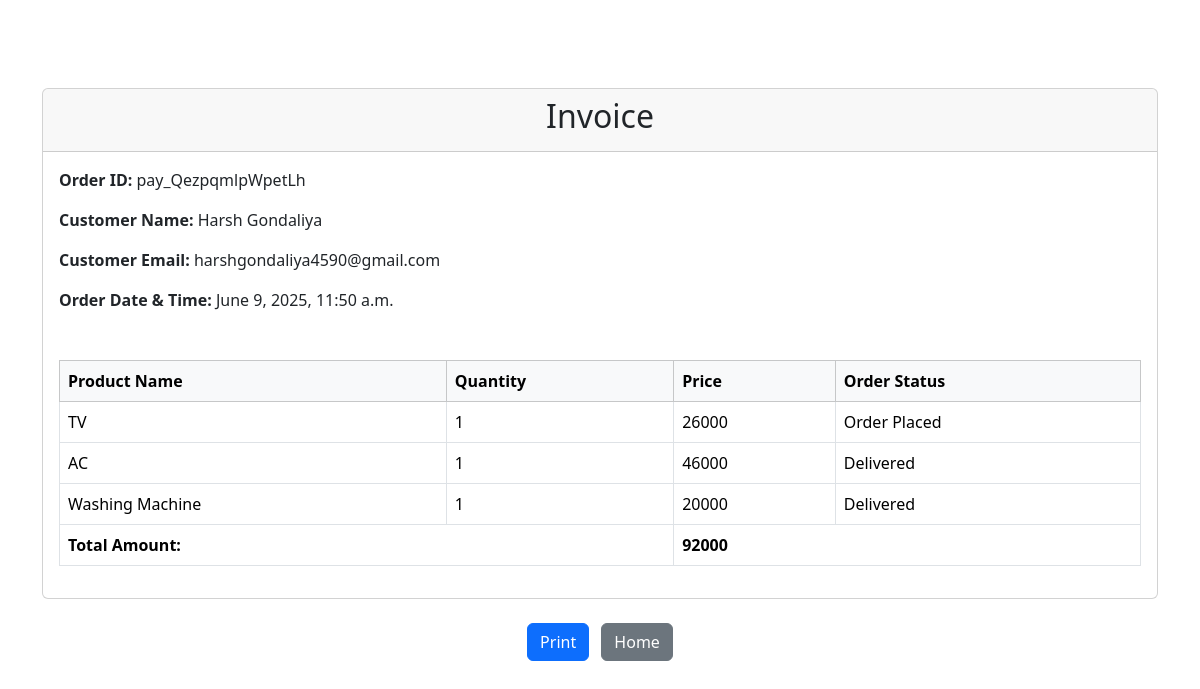
Page /single_invoice/?id=106 (signed in) on the committed database.
### app1/models.py (models this page shows, shortened)
class Order(models.Model):
    prods = models.ManyToManyField(Cart)
    user = models.ForeignKey(Registration,on_delete=models.CASCADE)
    date_time = models.DateTimeField(auto_now=True)
    payment_mode = models.CharField(max_length=50)
    transaction_id = models.CharField(max_length=100,blank=True,null=True)
    total_amount = models.PositiveIntegerField()
    add = models.TextField()
    mob = models.CharField(max_length=10)
    city = models.CharField(max_length=50)
    state = models.CharField(max_length=50)
    pin_code = models.CharField(max_length=6)
    ordered = models.BooleanField(default=False)

class Registration(models.Model):
    name = models.CharField(max_length=50)
    email = models.EmailField(max_length=50)
    add = models.CharField(max_length=50)
    mob = models.CharField(max_length=50)
    password = models.CharField(max_length=8)

class Cart(models.Model):
    pro = models.ForeignKey(Product,on_delete=models.CASCADE)
    user = models.ForeignKey(Registration,on_delete=models.CASCADE)
    qty = models.PositiveBigIntegerField()
    total_amount = models.PositiveIntegerField()
    order_id = models.PositiveBigIntegerField(default=0)
    ordered = models.BooleanField(default=False)
    status = models.CharField(choices=STATUS,verbose_name="Order Status",default="Pending")

class Product(models.Model):
    added_by = models.ForeignKey(SellerRegistration,on_delete=models.CASCADE,blank=True,null=True)
    name = models.CharField(max_length=50)
    price = models.PositiveIntegerField()
    stock = models.PositiveIntegerField(default=0)
    image = models.ImageField(upload_to='pro_img')
    description = models.TextField(max_length=500)
    category = models.ForeignKey(Category, on_delete=models.CASCADE)

### app1/views.py (the view)
# urls.py: path('single_invoice/',single_invoice,name='single_invoice'),
def single_invoice(request):
    if 'login' in request.session:
        id = request.GET['id']
        order = get_object_or_404(Order,id=id)
        param = {'order':order}
        return render(request,"invoice.html",param)
    else:
        return redirect('login')

### app1/templates/invoice.html (shortened to what this page needs)
<!DOCTYPE html>
<html lang="en">
<head>
  <link href="https://cdn.jsdelivr.net/npm/bootstrap@5.3.3/dist/css/bootstrap.min.css" rel="stylesheet">
  <link rel="stylesheet" href="https://cdn.jsdelivr.net/npm/bootstrap-icons@1.10.5/font/bootstrap-icons.css">
</head>
<body class="container mt-5">
    <div class="card">
        <div class="card-header text-center">
            <h2>Invoice</h2>
        </div>
        <div class="card-body" >
            <p><strong>Order ID: </strong>{{order.transaction_id}}</p>
            <p><strong>Customer Name: </strong>{{order.user.name}}</p>
            <p><strong>Customer Email: </strong>{{order.user.email}}</p>
            <p><strong>Order Date & Time: </strong>{{order.date_time}}</p>
            <table class="table table-bordered mt-5 ">
                <thead class="table-light ">
                    <tr>
                        <th>Product Name</th>
                        <th>Quantity</th>
                        <th>Price</th>
                        <th>Order Status</th>
                    </tr>
                </thead>
                <tbody>
                    {% for item in order.prods.all %}
                    <tr>
                        <td>{{item.pro.name}}</td>
                        <td>{{item.qty}}</td>
                        <td>{{item.pro.price}}</td>
                        <td>{{item.status}}</td>
                    </tr>
                    {% endfor %}
                </tbody>
                <tfoot >
                        <th colspan="2" style="color:black;">Total Amount:</th>
                        <th colspan="2">{{order.total_amount}}</th>
                </tfoot>
            </table>
        </div>
    </div>
    <div class='mt-4 text-center no-print'>
        <button class="btn btn-primary me-2" onclick="window.print()">Print</button>
        <a href="/" class="btn btn-secondary">Home</a>
    </div>
</body>
</html>

### app1/templates/invoice.html (style rules this page uses)
body { padding: 40px; background-color: #fff; font-family: 'Segoe UI', sans-serif; }
table th { font-weight: 600; }

### rows in the picture
Order: transaction_id "pay_QezpqmlpWpetLh", user.name "Harsh Gondaliya", user.email "harshgondaliya4590@gmail.com", date_time "June 9, 2025, 11:50 a.m.", total_amount "92000"
Cart: pro.name "TV", qty "1", pro.price "26000", status "Order Placed"
Cart: pro.name "AC", qty "1", pro.price "46000", status "Delivered"
Cart: pro.name "Washing Machine", qty "1", pro.price "20000", status "Delivered"
